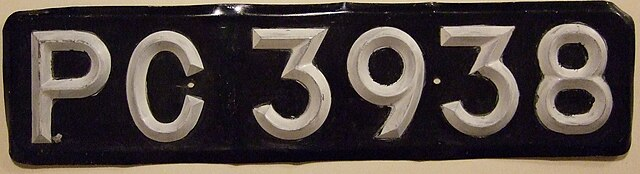
#> input picture data/sample/car-2.jpg, 640 x 174 px
$ python -i ocr_reader.py   (imports and definitions only)
#> lines starting #> are read from the running program, lines starting #| are printed output that depends on the picture; after the words box and inside, x2 and y2 are one past the last pixel; in counts of white or black regions, pixels touching at a corner belong together
#> further down, picture is the input picture: shape (174, 640, 3); mean B, G, R 63.7, 67.8, 77.8
import cv2
import pytesseract
import re

from matplotlib import pyplot as plt
from pytesseract import Output


pytesseract.pytesseract.tesseract_cmd = (
    r"C:\Program Files\Tesseract-OCR\tesseract.exe"
)

# [4 lines left out: function clean_text, not called in this run]

def ocr_pass(image, config):
    text = pytesseract.image_to_string(image, config=config)
    return clean_text(text)

# [46 lines left out: function read_plate_text, not called in this run]

def visualize_ocr_pipeline(plate_img):
    import matplotlib.pyplot as plt
    from pytesseract import Output

    gray = cv2.cvtColor(plate_img, cv2.COLOR_BGR2GRAY)
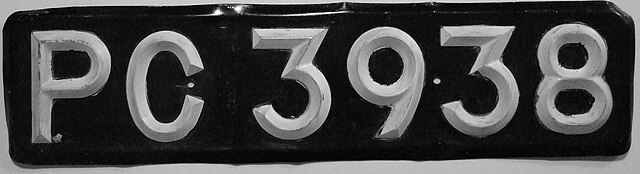
#> gray: shape (174, 640); min 0, max 255, mean 70.3

    thresh_adapt = cv2.adaptiveThreshold(
        gray, 255,
        cv2.ADAPTIVE_THRESH_GAUSSIAN_C,
        cv2.THRESH_BINARY,
        31, 5
    )
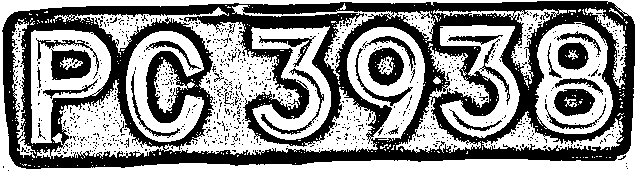
#> thresh_adapt: shape (174, 640); 55.5% white; 896 black regions (871 under 20 px), largest, box (x1, y1, x2, y2) and area: (2, 1, 635, 169) 40106, (51, 49, 91, 80) 893, (368, 47, 404, 86) 854

    _, thresh_otsu = cv2.threshold(
        gray, 0, 255,
        cv2.THRESH_BINARY + cv2.THRESH_OTSU
    )
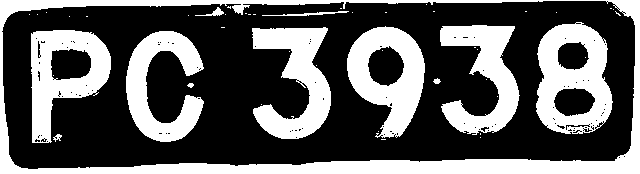
#> thresh_otsu: shape (174, 640); 36.5% white; 48 white regions (36 under 20 px), largest, box (x1, y1, x2, y2) and area: (0, 0, 640, 174) 12265, (536, 22, 613, 134) 5284, (347, 26, 425, 138) 4752

    images = [
        ("Cropped Plate", plate_img),
        ("Grayscale", gray),
        ("Adaptive Threshold", thresh_adapt),
        ("Otsu Threshold", thresh_otsu)
    ]

    fig, axs = plt.subplots(1, 4, figsize=(14, 3))
    for ax, (title, img) in zip(axs, images):
        ax.imshow(img, cmap="gray")
        ax.set_title(title)
        ax.axis("off")
#> this loop made 4 passes
#> title on passes 1 to 4: 'Cropped Plate', 'Grayscale', 'Adaptive Threshold', 'Otsu Threshold'

    plt.show()
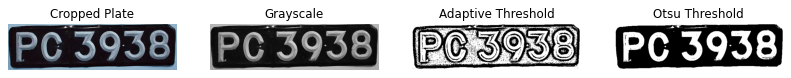
#> figure drawn by matplotlib, 4 panels; B, G, R data is drawn as R, G, B

    # OCR bounding boxes (use adaptive threshold)
#> (the run stopped early here; a loop or call above may not have finished)
